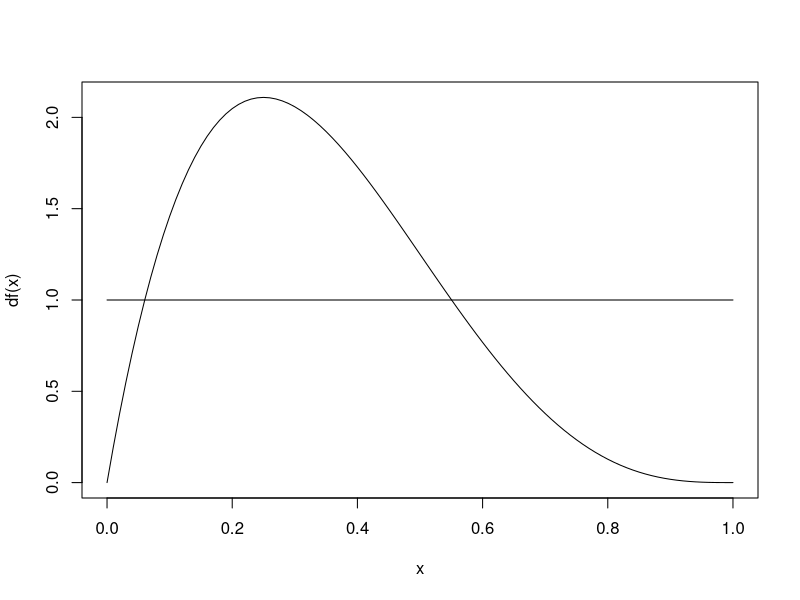
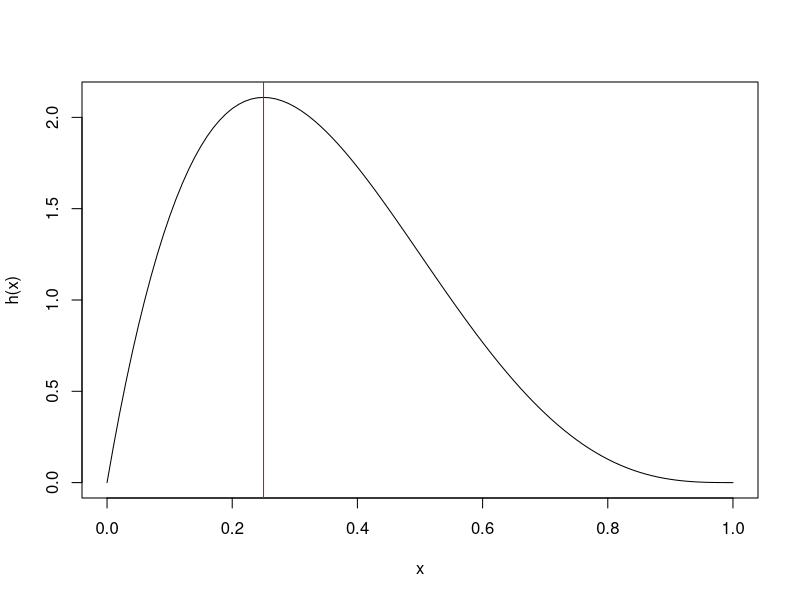

Source code (R) for these figures, in order: (Note: this script raises an error after producing the figures.)
# Accept-Reject method to sample from a distribution

# Sample from a Beta(2, 4) distribution


dbeta <- function(x, a, b){
  c <- gamma(a+b)/(gamma(a)*gamma(b))
  return(c * (x^(a-1)) * ((1-x)^(b-1)))
}

df <- function(x) dbeta(x, 2, 4)

# Choose the proposal distribution which has the same support
dg <- function(x) dunif(x, 0, 1)
rg <- function (n) runif(n, 0, 1)

curve(df)
curve(dg, add=T)

# Now choose a c such that [f(x)/g(x)] is maximised
# which implies I have to minimize g(x)/f(x)
h <- function(x) df(x)/dg(x)
x.max <- optim(0, function (x) 1/h(x), 
               method = "Brent", lower = 0, upper = 1)$par
curve(h)
abline(v=x.max, col="red")

find.C <- function(df, dg){
  h <- function(x) df(x)/dg(x)
  x.max <- optim(0, function (x) 1/h(x), 
                 method = "Brent", lower = 0, upper = 1)$par
  
  return(df(x.max)/dg(x.max))
}

accept.reject <- function(n, df, dg, rg){
  l <- list()
  
  c <- find.C(df, dg)
  rsamp <- numeric(n)
  i <- 1
  while(i <= n){
    y <- rg(1)
    u <- runif(1)
    rat <- df(y)/(c*dg(y))
    if (u <= rat){
      rsamp[i] <- y
      i <- i + 1
    }
  }
  l[["rsamp"]] <- rsamp
  l[["df"]] <- df
  l[["dg"]] <- dg
  l[["rg"]] <- rg
  
  class(l) <- "accept.reject"
  return(l)
}
# sample - not a generic function?
sample.accept.reject <- function(ac, n){
  # Maybe use do.call?
  return(accept.reject(n, ac$df, ac$dg, ac$rg))
}

# ... ellipsis specific to a certain function?
# Maybe use a try except with all functions?
# But a subset of some arguments may be valid for
# for a particular function.
plot.accept.reject <- function(ac, ...){
  hist(ac$rsamp, prob=T,
       xlab = "x",
       ylab = "density",
       main = "Rejection sample", ...)
  df <- ac$df
  curve(df, add=T, col="red")
  
  legend("topright",
         c("True Density"),
         lty=1,
         col="red")
}


ac <- accept.reject.sample(1e4, df, dg, rg)
hist(ac$rsamp, prob=T, ylim=c(0, 1))
curve(ac$df, col='red', add=T)

# Sample from gamma(3/2, 1)
dgamma <- function(x, a, b){
  c <- b^a/gamma(a)
  return(c * (x^(a-1) * exp(-b*x)))
}
df <- function(x) dgamma(x, 3/2, 1)
dg <- function(x) dexp(x, 1)
rg <- function(n) rexp(n, 1)

rsamp <- accept.reject.sample(1e5, df, dg, rg)$rsamp
hist(rsamp, prob=T, ylim=c(0, 1))
curve(df, col='red', add=T, xlim=c(0, 10))


# TODO: Implement the accept-reject region plot t.ly/XAb0y
# TODO: Implement the output of accept.reject.sample as an S3 object
#       1. class "accept.reject"
#       2. plot method